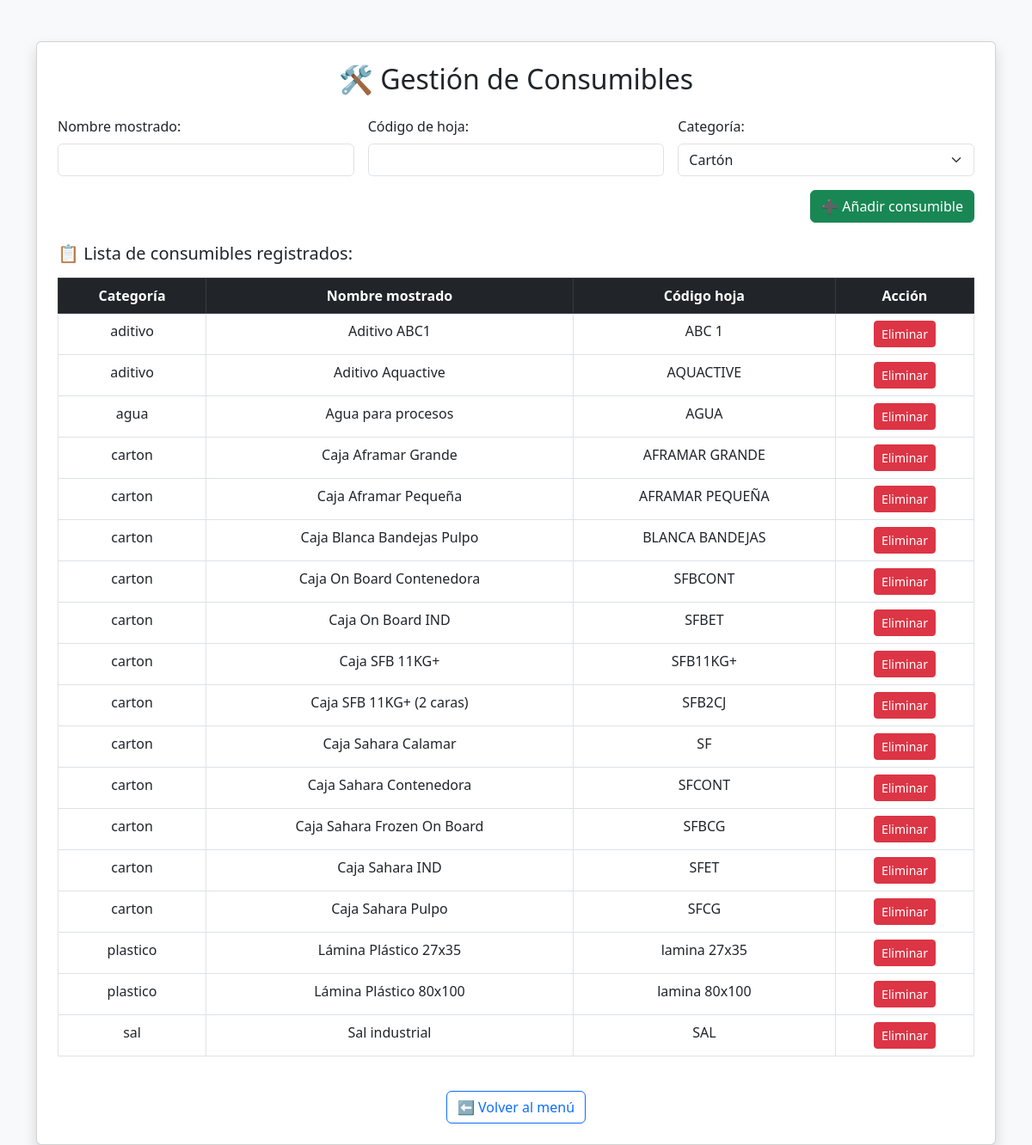
The app's page /consumibles with its own data.
### tables this page shows
CREATE TABLE consumibles (
    codigo_hoja TEXT PRIMARY KEY,
    nombre_mostrado TEXT NOT NULL,
    categoria TEXT CHECK(categoria IN ('carton', 'plastico', 'aditivo', 'sal', 'agua')) NOT NULL
);

### app/app.py (the view)
@app.get("/consumibles", response_class=HTMLResponse)
def gestionar_consumibles(request: Request):
    conn = sqlite3.connect(DB_PATH)
    cursor = conn.cursor()
    cursor.execute("SELECT codigo_hoja, nombre_mostrado, categoria FROM consumibles ORDER BY categoria, nombre_mostrado")
    consumibles = cursor.fetchall()
    conn.close()
    return templates.TemplateResponse("consumibles.html", {"request": request, "consumibles": consumibles})

### app/templates/consumibles.html (shortened to what this page needs)
<!DOCTYPE html>
<html lang="es">
<head>
    <link href="https://cdn.jsdelivr.net/npm/bootstrap@5.3.0/dist/css/bootstrap.min.css" rel="stylesheet">
</head>
<body class="bg-light">
    <div class="container mt-5">
        <div class="card shadow p-4">
            <h2 class="text-center mb-4">🛠 Gestión de Consumibles</h2>
            <form method="post" action="/consumibles/agregar" class="row g-3 mb-4">
                <div class="col-md-4">
                    <label class="form-label">Nombre mostrado:</label>
                    <input type="text" class="form-control" name="nombre_mostrado" required>
                </div>
                <div class="col-md-4">
                    <label class="form-label">Código de hoja:</label>
                    <input type="text" class="form-control" name="codigo_hoja" required>
                </div>
                <div class="col-md-4">
                    <label class="form-label">Categoría:</label>
                    <select class="form-select" name="categoria" required>
                        <option value="carton">Cartón</option>
                    </select>
                </div>
                <div class="col-12 text-end">
                    <button type="submit" class="btn btn-success">➕ Añadir consumible</button>
                </div>
            </form>
            <h5 class="mb-3">📋 Lista de consumibles registrados:</h5>
            <div class="table-responsive">
                <table class="table table-bordered text-center">
                    <thead class="table-dark">
                        <tr>
                            <th>Categoría</th>
                            <th>Nombre mostrado</th>
                            <th>Código hoja</th>
                            <th>Acción</th>
                        </tr>
                    </thead>
                    <tbody>
                        {% for codigo, nombre, categoria in consumibles %}
                            <tr>
                                <td>{{ categoria }}</td>
                                <td>{{ nombre }}</td>
                                <td>{{ codigo }}</td>
                                <td>
                                    <form method="post" action="/consumibles/eliminar" onsubmit="return confirm('¿Estás seguro de eliminar este consumible?');">
                                        <button type="submit" class="btn btn-sm btn-danger">Eliminar</button>
                                    </form>
                                </td>
                            </tr>
                        {% endfor %}
                    </tbody>
                </table>
            </div>
            <div class="text-center mt-4">
                <a href="/" class="btn btn-outline-primary">⬅️ Volver al menú</a>
            </div>
        </div>
    </div>
</body>
</html>

### records on screen
consumibles: categoria "aditivo", nombre_mostrado "Aditivo ABC1", codigo_hoja "ABC 1"
consumibles: categoria "aditivo", nombre_mostrado "Aditivo Aquactive", codigo_hoja "AQUACTIVE"
consumibles: categoria "agua", nombre_mostrado "Agua para procesos", codigo_hoja "AGUA"
consumibles: categoria "carton", nombre_mostrado "Caja Aframar Grande", codigo_hoja "AFRAMAR GRANDE"
consumibles: categoria "carton", nombre_mostrado "Caja Aframar Pequeña", codigo_hoja "AFRAMAR PEQUEÑA"
consumibles: categoria "carton", nombre_mostrado "Caja Blanca Bandejas Pulpo", codigo_hoja "BLANCA BANDEJAS"
consumibles: categoria "carton", nombre_mostrado "Caja On Board Contenedora", codigo_hoja "SFBCONT"
consumibles: categoria "carton", nombre_mostrado "Caja On Board IND", codigo_hoja "SFBET"
consumibles: categoria "carton", nombre_mostrado "Caja SFB 11KG+", codigo_hoja "SFB11KG+"
consumibles: categoria "carton", nombre_mostrado "Caja SFB 11KG+ (2 caras)", codigo_hoja "SFB2CJ"
consumibles: categoria "carton", nombre_mostrado "Caja Sahara Calamar", codigo_hoja "SF"
consumibles: categoria "carton", nombre_mostrado "Caja Sahara Contenedora", codigo_hoja "SFCONT"
consumibles: categoria "carton", nombre_mostrado "Caja Sahara Frozen On Board", codigo_hoja "SFBCG"
consumibles: categoria "carton", nombre_mostrado "Caja Sahara IND", codigo_hoja "SFET"
consumibles: categoria "carton", nombre_mostrado "Caja Sahara Pulpo", codigo_hoja "SFCG"
consumibles: categoria "plastico", nombre_mostrado "Lámina Plástico 27x35", codigo_hoja "lamina 27x35"
consumibles: categoria "plastico", nombre_mostrado "Lámina Plástico 80x100", codigo_hoja "lamina 80x100"
consumibles: categoria "sal", nombre_mostrado "Sal industrial", codigo_hoja "SAL"
